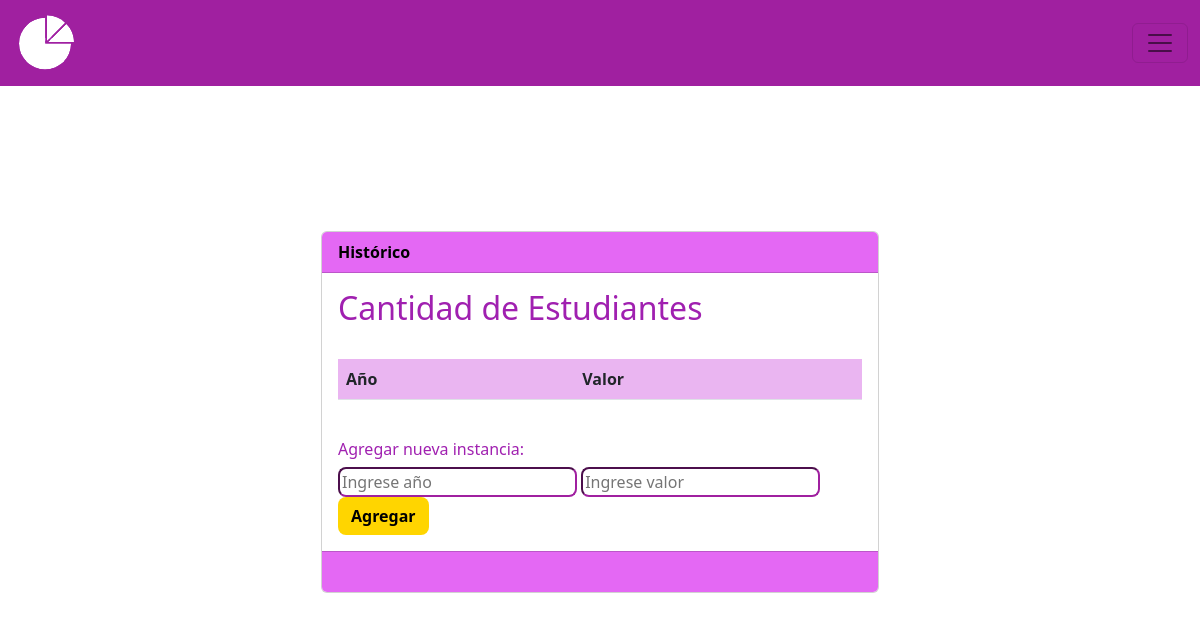
The app's page /historial-metrica/1/, older data.
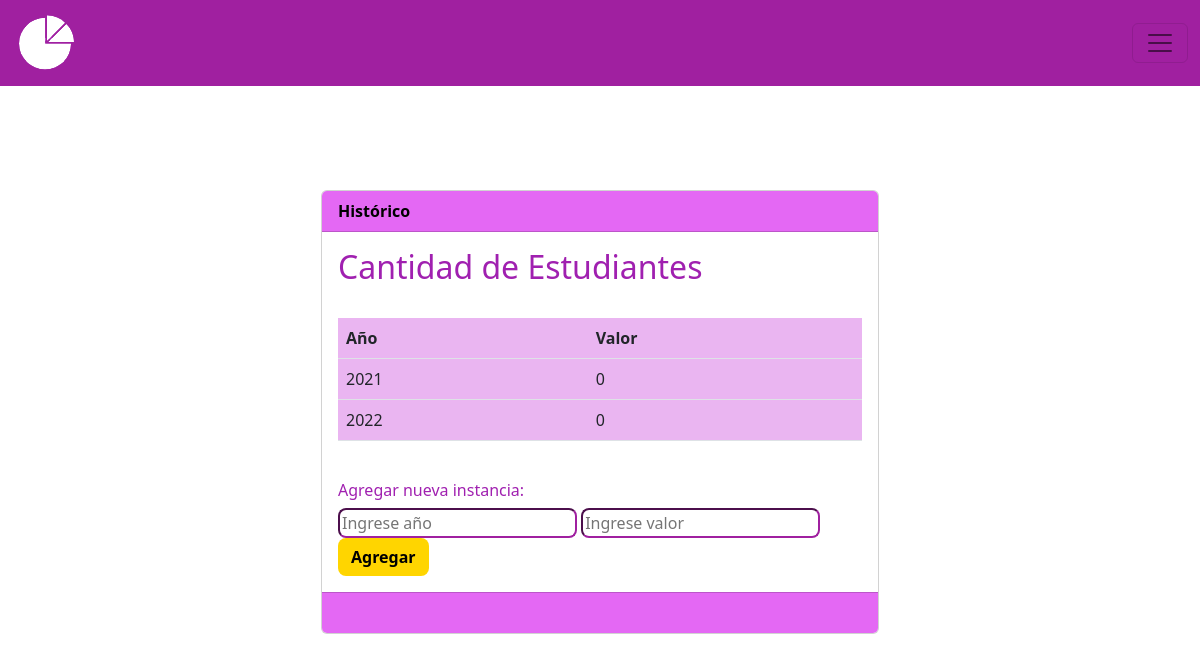
The same page, newer data.
### MIReApp/models.py (models this page shows, shortened)
class HistorialMetrica(models.Model):
    metrica = models.ForeignKey(Metrica, on_delete=models.CASCADE)
    año_historico = models.PositiveIntegerField()
    valor_historico = models.PositiveIntegerField(default=0)  # Agrega un valor predeterminado

### MIReApp/views.py (the view)
# urls.py: path('historial-metrica/<int:metrica_id>/', views.historial_metrica, name='historial_metrica'),
def historial_metrica(request, metrica_id):
    metrica = Metrica.objects.get(id=metrica_id)
    historial = HistorialMetrica.objects.all()
    if request.method == 'POST':
        nuevo_año = request.POST['nuevo_año']
        nuevo_valor = request.POST['nuevo_valor']
        historial_metrica = HistorialMetrica(metrica=metrica, año_historico=nuevo_año, valor_historico=nuevo_valor)
        historial_metrica.save()
        return redirect('historial_metrica', metrica_id=metrica_id)
    return render(request, 'historial_metrica.html', {'metrica': metrica, 'historial': historial})

### MIReApp/templates/historial_metrica.html (shortened to what this page needs)
{% extends "base.html" %}
{% block contenido %}
<center>
<div class="card col-md-6" style="text-align: left;">
    <div class="card-header fw-bold" style="background-color: #e468f4;color: #000000;">
        Histórico
    </div>
    <div class="card-body" >
                <body>
                    <h2>{{ metrica.titulo }}</h2>
                    <br>
                    <table class="table" style="background-color: #eab5f1;">
                        <tr>
                            <th>Año</th>
                            <th>Valor</th>
                        </tr>
                        {% for item in historial %}
                            <tr>
                                <td>{{ item.año_historico }}</td>
                                <td>{{ item.valor_historico }}</td>
                            </tr>
                        {% endfor %}
                    </table>
                    <br>
                    <h6>Agregar nueva instancia:</h6>
                    <form method="post">
                        <input type="number" name="nuevo_año" required class="rounded-3"  placeholder="Ingrese año" style="border-color: #a020a0;">
                        <input type="number" name="nuevo_valor" required class="rounded-3" placeholder="Ingrese valor" style="border-color: #a020a0;">
                        <button type="submit" class="btn rounded-3 fw-bold" style="background-color: #ffd500;color: #000000;">Agregar</button>
                    </form>
                </body>
    </div>
    <div class="card-footer text-muted" style="background-color: #e468f4;">
        <br>
    </div>
</div>
</center>
{% endblock %}

Row changes from the older to the newer data that the page shows:
added HistorialMetrica: año_historico "2021", valor_historico "0"
added HistorialMetrica: año_historico "2022", valor_historico "0"
